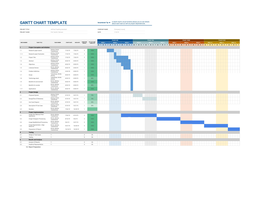
#> input picture Files/Gantt Chart.png, 256 x 198 px, shrunk from 3300 x 2550 before the run
$ python Median_Filter_5x5_Grayscale.py   (Python 2 division)
#> lines starting #> are read from the running program, lines starting #| are printed output that depends on the picture
import cv2
import numpy as np
import Tkinter
import tkFileDialog

Tkinter.Tk().withdraw() # Close the root window
in_path = tkFileDialog.askopenfilename()
#> the answer given: ../../Files/Gantt Chart.png

#RGB Image

img = cv2.imread(in_path)
#> img is the input picture: shape (198, 256, 3); mean B, G, R 242.6, 243.2, 241.3

print "RGB Image Shape is :",img.shape
#| RGB Image Shape is : (198, 256, 3)

while(1):

		cv2.imshow('RGB Image',img)

		c = cv2.waitKey(1)
#> (key Esc is pressed here)

		if c == 27:
			cv2.destroyAllWindows()
			break

#Converting RGB Image to Gray Scale Image

gray = cv2.cvtColor(img,cv2.COLOR_BGR2GRAY)
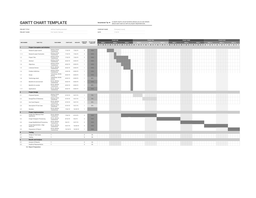
#> gray: shape (198, 256); min 52, max 255, mean 242.5

print "Gray Scale Image Shape is :",gray.shape
#| Gray Scale Image Shape is : (198, 256)

while(1):

		cv2.imshow('Gray Scale Image',gray)

		c = cv2.waitKey(1)
#> (key Esc is pressed here)

		if c == 27:
			cv2.destroyAllWindows()
			break

#Getting the shape of the image

shape_tuple=gray.shape
#> shape_tuple = (198, 256)
rows=shape_tuple[0]
#> rows = 198
columns=shape_tuple[1]
#> columns = 256

rows,colums=gray.shape
#> colums = 256

output=np.zeros((rows,columns),np.uint8)

#Order Statistic Filters / Rank Order Filters

#1) Median Filter with 5x5 mask

#Let us assume 3x3 mask. The pixel values are aranged in ascending order. Median filter sorts the list and finds the median. Then, the centre pixel is replaced by the median value.

#Steps :
#1) Read all the pixel values in the selected window.
#2) Sort the values in ascending order.
#3) Choose the median, that is , the central value.
#4) This value replaces the central pixel of the mask.
#5) Then, move the window by one pixel and repeat the process until the entire image is processed.
#6) Outer rows and columns are not affected by this process.

for i in range(0,rows):
	for j in range(0,columns):

		#Outer rows and columns are not affected by this process.
		if((i>1)and(i<rows-2)and(j>1)and(j<columns-2)):

			mask_array=[]

			#Read all the pixel values in the selected window.
			for m in range(-2,3):

				for n in range(-2,3):

					mask_array.append(gray[i+m,j+n])

			#Mask of size 5x5
			l=len(mask_array)

			#Sort the values in ascending order.
			#Sorting using Bubble Sort in Ascending Order
			for m in range(0,l):

				for n in range(0,l-m-1):

					if(mask_array[n]>mask_array[n+1]):

						temp=mask_array[n]
						mask_array[n]=mask_array[n+1]
						mask_array[n+1]=temp

			#The centre pixel is replaced by the median value

			output[i,j]=mask_array[12]
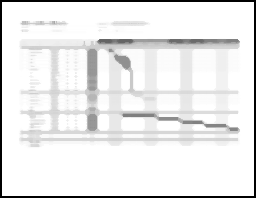
#> output: shape (198, 256); min 0, max 255, mean 234.9


while(1):

		cv2.imshow('Median Filter Image',output)

		c = cv2.waitKey(1)
#> (key Esc is pressed here)

		if c == 27:
			cv2.destroyAllWindows()
			break

Tkinter.Tk().withdraw() # Close the root window
out_path = tkFileDialog.asksaveasfilename()

cv2.imwrite(out_path,output)
